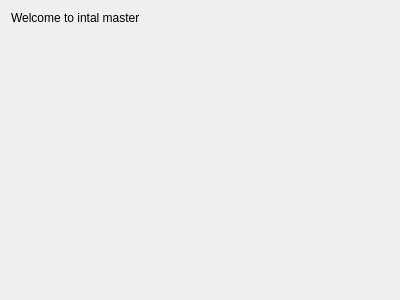
<?xml version="1.0" encoding="UTF-8"?>
<ui version="4.0">
 <class>IntroPage</class>
 <widget class="QWidget" name="IntroPage">
  <property name="geometry">
   <rect>
    <x>0</x>
    <y>0</y>
    <width>400</width>
    <height>300</height>
   </rect>
  </property>
  <property name="windowTitle">
   <string>Form</string>
  </property>
  <layout class="QGridLayout" name="gridLayout">
   <item row="0" column="0" alignment="Qt::AlignTop">
    <widget class="QLabel" name="label">
     <property name="text">
      <string>Welcome to intal master</string>
     </property>
    </widget>
   </item>
  </layout>
 </widget>
 <resources/>
 <connections/>
</ui>
